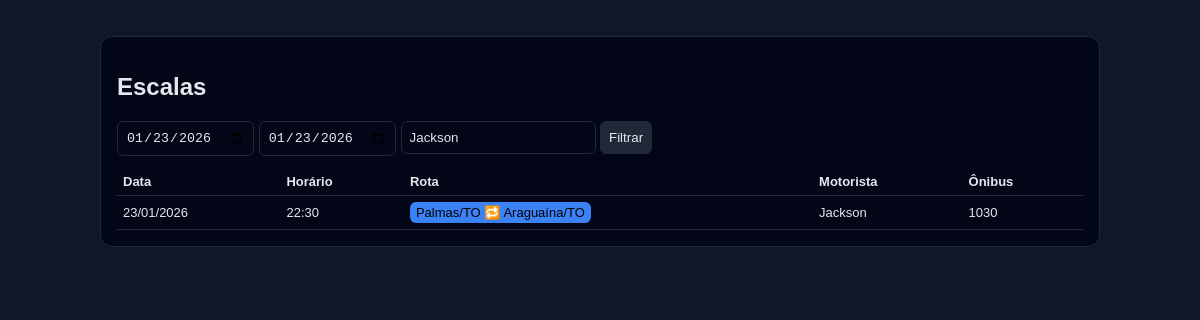
/admin/motoristas.php?motorista=Jackson, run on the app's committed database.
### tables this page shows
CREATE TABLE `schedules` (
  `id` int(11) NOT NULL,
  `date` date NOT NULL,
  `route` varchar(255) NOT NULL,
  `bus` varchar(100) NOT NULL,
  `driver` varchar(150) NOT NULL,
  `departure` time NOT NULL,
  `whatsapp` varchar(20) DEFAULT NULL,
  `notes` text DEFAULT NULL
);

### admin/config.php (called while the page is built, shortened)
<?php
$ROUTES = [
    'Palmas/TO 🔁 Araguaína/TO',
    'Palmas/TO 🔁 Filadélfia/TO',
    'Palmas/TO 🔁 Miracema/TO',
    'Palmas/TO 🔁 Aparecida/TO',
    'Palmas/TO 🔁 Novo Acordo/TO',
    'Palmas/TO 🔁 Porto Nacional/TO',
    'Palmas/TO 🔁 Tocantinía/TO',
    'Araguaína/TO 🔁 Marabá/PA',
    'Marabá/PA 🔁 Xinguara/PA',
    'Altamira/PA 🔁 Marabá/PA',
    'Tucuruí/PA 🔁 Marabá/PA',
];
function db() {
    static $pdo;
    if (!$pdo) {
        $pdo = new PDO(
            'mysql:host=' . DB_HOST . ';dbname=' . DB_NAME . ';charset=utf8mb4',
            DB_USER,
            DB_PASS,
            [PDO::ATTR_ERRMODE => PDO::ERRMODE_EXCEPTION]
        );
    }
    return $pdo;
}
function corDaRota($rota, $rotas) {
    $cores = ['#3b82f6','#22c55e','#a855f7','#ef4444','#14b8a6','#f97316'];
    return $cores[array_search($rota, $rotas, true) % count($cores)];
}
function limitar_periodo_10_dias($start, $end) {
    $start = date('Y-m-d', strtotime($start));
    $end   = date('Y-m-d', strtotime($end));
    $max   = date('Y-m-d', strtotime('+9 days', strtotime($start)));
    return [$start, $end];
}

### admin/motoristas.php (the view, shortened to what this page needs)
<?php
require_once 'config.php';
$inicio = $_GET['inicio'] ?? date('Y-m-d');
$fim    = $_GET['fim'] ?? $inicio;
$motoristaFiltro = $_GET['motorista'] ?? '';
[$inicio, $fim] = limitar_periodo_10_dias($inicio, $fim);
$sqlQuery = "
    SELECT date, departure, route, driver, bus
    FROM schedules
    WHERE date BETWEEN :i AND :f
";
if (!empty($motoristaFiltro)) {
    $sqlQuery .= " AND driver LIKE :motorista";
}
$sqlQuery .= " ORDER BY date, departure";
$stmt = db()->prepare($sqlQuery);
$stmt->bindValue(':i', $inicio);
$stmt->bindValue(':f', $fim);
if (!empty($motoristaFiltro)) {
    $stmt->bindValue(':motorista', '%' . $motoristaFiltro . '%');
}
$stmt->execute();
$escalas = $stmt->fetchAll();
?>
<!DOCTYPE html>
<html lang="pt-BR">
<head>
</head>
<body>
<div class="container">
    <div class="card">
        <h2>Escalas</h2>
        <form method="GET" class="filtro" style="margin-bottom:12px">
            <input type="date" name="inicio" value="<?= htmlspecialchars($_GET['inicio'] ?? $inicio) ?>">
            <input type="date" name="fim" value="<?= htmlspecialchars($_GET['fim'] ?? $fim) ?>">
            <input
                type="text"
                name="motorista"
                placeholder="Nome do motorista"
                value="<?= htmlspecialchars($motoristaFiltro) ?>"
            >
            <button type="submit">Filtrar</button>
        </form>
        <div style="overflow-x:auto;">
            <table>
                <tr>
                    <th>Data</th>
                    <th>Horário</th>
                    <th>Rota</th>
                    <th>Motorista</th>
                    <th>Ônibus</th>
                </tr>
                <?php foreach ($escalas as $e): ?>
                <tr>
                    <td><?= date('d/m/Y', strtotime($e['date'])) ?></td>
                    <td><?= substr($e['departure'], 0, 5) ?></td>
                    <td>
                        <span style="background:<?= corDaRota($e['route'], $ROUTES ?? []) ?>;padding:3px 6px;border-radius:6px;color:#000;display:inline-block;white-space:nowrap;">
                            <?= htmlspecialchars($e['route']) ?>
                        </span>
                    </td>
                    <td><?= htmlspecialchars($e['driver']) ?></td>
                    <td><?= htmlspecialchars($e['bus']) ?></td>
                </tr>
                <?php endforeach; ?>
            </table>
        </div>
    </div>
</div>
</body>
</html>

### admin/motoristas.php (style rules this page uses)
body { background:#0f172a; color:#e5e7eb; font-family:Arial; margin:0; }
.container { max-width:1000px; margin:20px auto; padding:16px; }
.card { background:#020617; border:1px solid #1f2937; border-radius:12px; padding:16px; }
table { width:100%; border-collapse:collapse; font-size:13px; }
th,td { padding:6px; border-bottom:1px solid #1f2937; }
th { background:#020617; text-align:left; }
input,button { padding:8px; border-radius:6px; border:1px solid #1f2937; background:#020617; color:#e5e7eb; }
button { cursor:pointer; background:#1f2937; }

### data on the page
schedules: date "23/01/2026", departure "22:30", route "Palmas/TO 🔁 Araguaína/TO", driver "Jackson", bus "1030"
